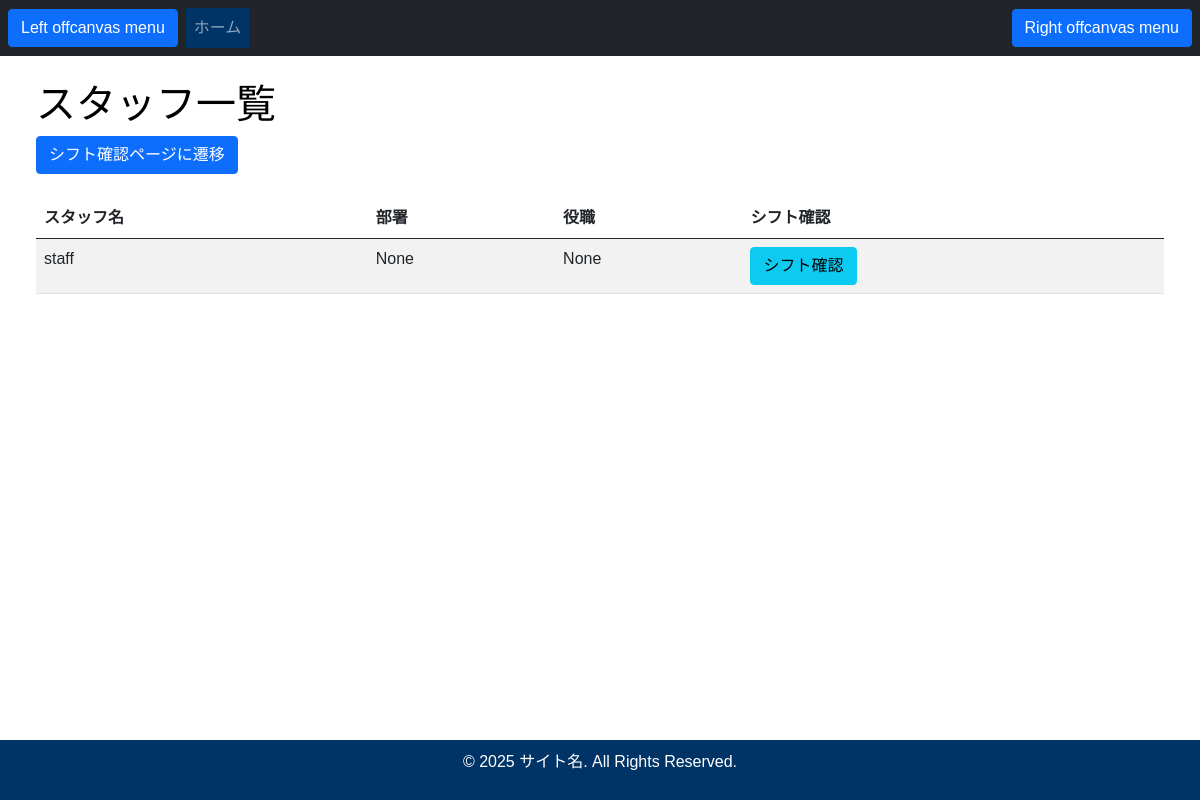
Page /staff/ on the committed database.
### main/models.py (models this page shows, shortened)
class CustomUser(AbstractUser):
    member_num = models.BigIntegerField(verbose_name="会員番号",
                                         primary_key=True,
                                         default=random_num # 乱数関数
                                         )
    name = models.CharField(verbose_name="氏名", max_length=20)
    email   = models.EmailField(verbose_name="メールアドレス", unique=True)
    is_password_encrypted = models.BooleanField(default=False, verbose_name="パスワード暗号化フラグ")
    USERNAME_FIELD = 'email' # 標準のユーザー名を「email」と同じする
    REQUIRED_FIELDS = ['username']
    username = models.CharField(verbose_name="ユーザー名",
                                max_length=20,
                                blank=True, null=True
                                )
    class Meta:
        verbose_name_plural = "カスタムユーザー"

class Staff(CustomUser):
    division = models.ForeignKey(position, verbose_name="部署",
                                 on_delete=models.CASCADE,
                                 limit_choices_to={'type': '部署'},
                                 related_name='staff_in_division',
                                 blank=True, null=True)
    team = models.ForeignKey(position, verbose_name="課",
                              on_delete=models.CASCADE,
                              limit_choices_to={'type': '課'},
                              related_name='staff_in_teasm',
                              blank=True, null=True)
    position = models.ForeignKey(position, verbose_name="役職",
                                 on_delete=models.CASCADE,
                                 limit_choices_to={'type': '役職'},
                                 related_name='staff_in_position',
                                 blank=True, null=True)
    rank = models.ForeignKey(Rank, verbose_name="ランク",
                             on_delete=models.SET_NULL,
                             blank=True, null=True)
    hire_date = models.DateField(verbose_name="入社日", blank=True, null=True)
    phone_number = models.CharField(verbose_name="電話番号", max_length=15, blank=True, null=True)
    class Meta:
        verbose_name_plural = "スタッフ"
    class Meta:
        verbose_name_plural = "スタッフ"
        unique_together = ('division', 'team', 'position')  # 同じ部署、課、役職のスタッフを2度登録できないように設定
        permissions = [
            ('can_view_staff', 'Can view staff'),
        ]

class CustomUser(AbstractUser):
    member_num = models.BigIntegerField(verbose_name="会員番号",
                                         primary_key=True,
                                         default=random_num # 乱数関数
                                         )
    name = models.CharField(verbose_name="氏名", max_length=20)
    email   = models.EmailField(verbose_name="メールアドレス", unique=True)
    is_password_encrypted = models.BooleanField(default=False, verbose_name="パスワード暗号化フラグ")
    USERNAME_FIELD = 'email' # 標準のユーザー名を「email」と同じする
    REQUIRED_FIELDS = ['username']
    username = models.CharField(verbose_name="ユーザー名",
                                max_length=20,
                                blank=True, null=True
                                )
    class Meta:
        verbose_name_plural = "カスタムユーザー"

### staff/views.py (the view)
# urls.py: path('', views.StaffListView.as_view(), name='staff_list'),
class StaffListView(ListView):
    model = Staff
    template_name = 'staff/staff_list.html'
    context_object_name = 'staff_list'

### staff/templates/staff/staff_list.html (shortened to what this page needs)
{% extends 'base.html' %}
{% block content %}
  <h1>スタッフ一覧</h1>
  <div class="mb-4">
    <a href="{% url 'staff:shift_schedule_list' %}" class="btn btn-primary">
      シフト確認ページに遷移
    </a>
  </div>
  <table class="table table-striped">
    <thead>
      <tr>
        <th>スタッフ名</th>
        <th>部署</th>
        <th>役職</th>
        <th>シフト確認</th>
      </tr>
    </thead>
    <tbody>
      {% for staff in staff_list %}
        <tr>
          <td>{{ staff.name }}</td>
          <td>{{ staff.division }}</td>
          <td>{{ staff.position }}</td>
          <td><a href="{% url 'staff:shift_schedule' staff.pk %}" class="btn btn-info">シフト確認</a></td>
        </tr>
      {% endfor %}
    </tbody>
  </table>
{% endblock %}

### static/css/myStyles.css (style rules this page uses)
body { font-family: Arial, sans-serif; background-color: white; color: black; }
body { display: flex; flex-direction: column; min-height: 100vh; }

### rows in the picture
Staff: name "staff", division "None", position "None"
